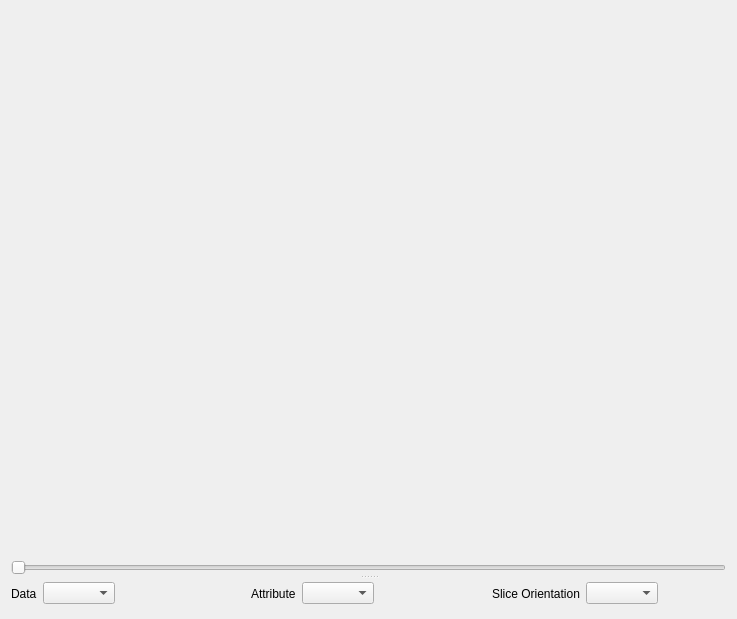
<?xml version="1.0" encoding="UTF-8"?>
<ui version="4.0">
 <class>ImageWidget</class>
 <widget class="QWidget" name="ImageWidget">
  <property name="geometry">
   <rect>
    <x>0</x>
    <y>0</y>
    <width>737</width>
    <height>619</height>
   </rect>
  </property>
  <property name="windowTitle">
   <string>Form</string>
  </property>
  <layout class="QHBoxLayout" name="horizontalLayout_5">
   <item>
    <widget class="QSplitter" name="splitter">
     <property name="orientation">
      <enum>Qt::Vertical</enum>
     </property>
     <widget class="QWidget" name="">
      <layout class="QVBoxLayout" name="verticalLayout_3">
       <item>
        <widget class="MplWidget" name="mplWidget" native="true">
         <property name="sizePolicy">
          <sizepolicy hsizetype="Expanding" vsizetype="Expanding">
           <horstretch>200</horstretch>
           <verstretch>200</verstretch>
          </sizepolicy>
         </property>
         <property name="minimumSize">
          <size>
           <width>400</width>
           <height>400</height>
          </size>
         </property>
        </widget>
       </item>
       <item>
        <widget class="QSlider" name="imageSlider">
         <property name="enabled">
          <bool>true</bool>
         </property>
         <property name="toolTip">
          <string>Adjust the position of the slice plane</string>
         </property>
         <property name="orientation">
          <enum>Qt::Horizontal</enum>
         </property>
         <property name="invertedAppearance">
          <bool>false</bool>
         </property>
         <property name="invertedControls">
          <bool>false</bool>
         </property>
         <property name="tickInterval">
          <number>0</number>
         </property>
        </widget>
       </item>
      </layout>
     </widget>
     <widget class="QWidget" name="">
      <layout class="QHBoxLayout" name="horizontalLayout_4">
       <item>
        <layout class="QHBoxLayout" name="horizontalLayout">
         <item>
          <widget class="QLabel" name="label">
           <property name="text">
            <string>Data</string>
           </property>
          </widget>
         </item>
         <item>
          <widget class="QComboBox" name="displayDataCombo">
           <property name="toolTip">
            <string>Set which data set to display</string>
           </property>
          </widget>
         </item>
         <item>
          <spacer name="horizontalSpacer">
           <property name="orientation">
            <enum>Qt::Horizontal</enum>
           </property>
           <property name="sizeHint" stdset="0">
            <size>
             <width>40</width>
             <height>20</height>
            </size>
           </property>
          </spacer>
         </item>
        </layout>
       </item>
       <item>
        <layout class="QHBoxLayout" name="horizontalLayout_2">
         <item>
          <widget class="QLabel" name="label_2">
           <property name="text">
            <string>Attribute</string>
           </property>
          </widget>
         </item>
         <item>
          <widget class="QComboBox" name="attributeComboBox">
           <property name="toolTip">
            <string>Set which attribute of the data to display</string>
           </property>
          </widget>
         </item>
         <item>
          <spacer name="horizontalSpacer_2">
           <property name="orientation">
            <enum>Qt::Horizontal</enum>
           </property>
           <property name="sizeHint" stdset="0">
            <size>
             <width>40</width>
             <height>20</height>
            </size>
           </property>
          </spacer>
         </item>
        </layout>
       </item>
       <item>
        <layout class="QHBoxLayout" name="horizontalLayout_3">
         <item>
          <widget class="QLabel" name="orientationLabel">
           <property name="enabled">
            <bool>true</bool>
           </property>
           <property name="text">
            <string>Slice Orientation</string>
           </property>
          </widget>
         </item>
         <item>
          <widget class="QComboBox" name="sliceComboBox">
           <property name="toolTip">
            <string>Set how to slice 3D cubes</string>
           </property>
          </widget>
         </item>
         <item>
          <spacer name="horizontalSpacer_3">
           <property name="orientation">
            <enum>Qt::Horizontal</enum>
           </property>
           <property name="sizeHint" stdset="0">
            <size>
             <width>40</width>
             <height>20</height>
            </size>
           </property>
          </spacer>
         </item>
        </layout>
       </item>
      </layout>
     </widget>
    </widget>
   </item>
  </layout>
 </widget>
 <customwidgets>
  <customwidget>
   <class>MplWidget</class>
   <extends>QWidget</extends>
   <header>mplwidget</header>
   <container>1</container>
  </customwidget>
 </customwidgets>
 <resources/>
 <connections/>
</ui>
